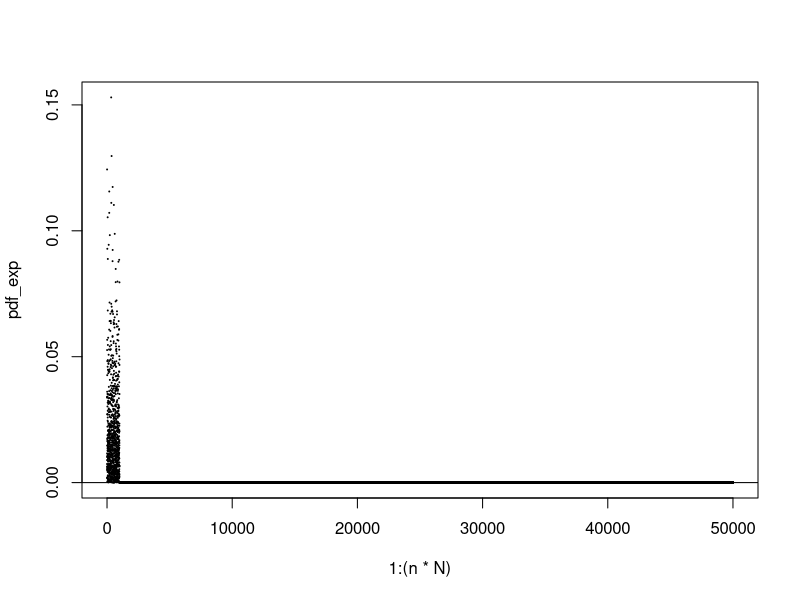
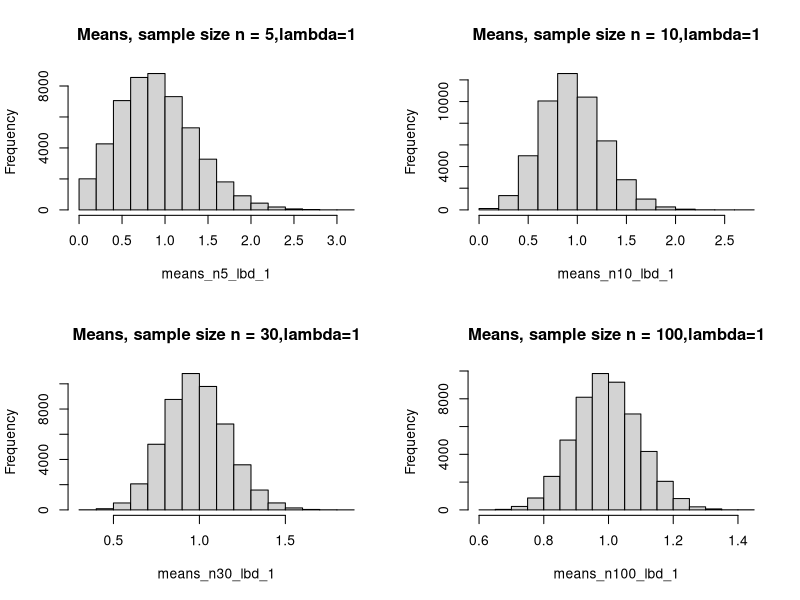

Here is the R script that generated these plots, in order:

# Visualizing Convergence in Probability
N<-1000
n<-50

lambda = 1
pdf_exp <- rep(0, N*n)

for (j in 1:n) {
  for (i in 1:N) {
    pdf_exp[i] <- min (rexp(n,rate = lambda) )
  }
}
plot(x=1:(n*N), y = pdf_exp, cex=0.1)
abline (h=0)

# Visualizing Convergence in Distribution
n = c (5, 10, 30, 100)
N = 50000

lambda = c(1, 5, 25)

data <- list()

for (i in 1:length (n)) {
  data[[i]] <- matrix (0, nrow = N, ncol = n[i])
}

for (j in 1:length(n)){
  for (i in 1:N) {
    data[[j]][i,] <- rpois(n=n[j], lambda = lambda[1])
    
  }
}

mu <- 1
sigma <- 1

means_n5_lbd_1   <- apply (X = data[[1]], MARGIN=1,  mean)
means_n10_lbd_1  <- apply (X = data[[2]], MARGIN=1,  mean)
means_n30_lbd_1  <- apply (X = data[[3]], MARGIN=1,  mean)
means_n100_lbd_1 <- apply (X = data[[4]], MARGIN=1,  mean)

par(mfrow=c(2,2))
hist(means_n5_lbd_1,   main = "Means, sample size n = 5,lambda=1") 
hist(means_n10_lbd_1,  main = "Means, sample size n = 10,lambda=1") 
hist(means_n30_lbd_1,  main = "Means, sample size n = 30,lambda=1")
hist(means_n100_lbd_1, main = "Means, sample size n = 100,lambda=1")

